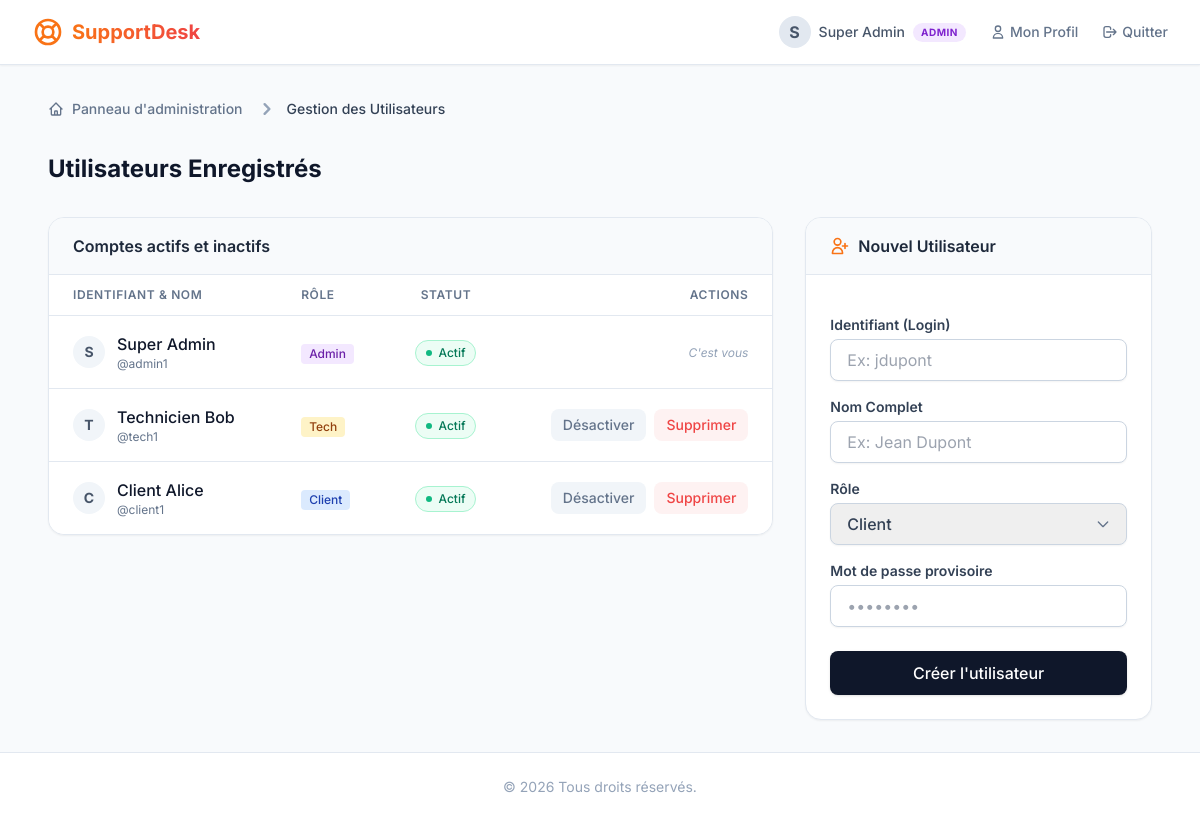
The app's page /utilisateurs.php (signed in) with its own data.
### tables this page shows
CREATE TABLE IF NOT EXISTS Utilisateurs (
    login VARCHAR(20) PRIMARY KEY,
    nom VARCHAR(50) NOT NULL,
    password VARCHAR(255) NOT NULL,  
    actif BOOLEAN DEFAULT TRUE,
    id_role INT,
    failed_login_attempts INT DEFAULT 0,
    lockout_time DATETIME NULL,
    FOREIGN KEY (id_role) REFERENCES Role(id_role)
);

### utilisateurs.php (the view, shortened to what this page needs)
<?php
require '../config.php';
$utilisateurs = $pdo->query("
    SELECT u.*, r.nom as role_nom
    FROM Utilisateurs u
    LEFT JOIN Role r ON u.id_role = r.id_role
    ORDER BY r.id_role DESC, u.nom ASC
")->fetchAll();
$roles = $pdo->query("SELECT * FROM Role ORDER BY id_role")->fetchAll();
require '../includes/header.php';
?>
<div class="max-w-7xl mx-auto space-y-8 pl-4 pr-4">
    <nav class="flex mb-2" aria-label="Breadcrumb">
        <ol class="inline-flex items-center space-x-1 md:space-x-3">
            <li class="inline-flex items-center">
                <a href="index.php" class="inline-flex items-center text-sm font-medium text-slate-500 hover:text-orange-600">
                    <svg class="w-4 h-4 mr-2" fill="none" stroke="currentColor" viewBox="0 0 24 24"><path stroke-linecap="round" stroke-linejoin="round" stroke-width="2" d="M3 12l2-2m0 0l7-7 7 7M5 10v10a1 1 0 001 1h3m10-11l2 2m-2-2v10a1 1 0 01-1 1h-3m-6 0a1 1 0 001-1v-4a1 1 0 011-1h2a1 1 0 011 1v4a1 1 0 001 1m-6 0h6"></path></svg>
                    Panneau d'administration
                </a>
            </li>
            <li aria-current="page">
                <div class="flex items-center">
                    <svg class="w-6 h-6 text-slate-400" fill="currentColor" viewBox="0 0 20 20"><path fill-rule="evenodd" d="M7.293 14.707a1 1 0 010-1.414L10.586 10 7.293 6.707a1 1 0 011.414-1.414l4 4a1 1 0 010 1.414l-4 4a1 1 0 01-1.414 0z" clip-rule="evenodd"></path></svg>
                    <span class="ml-1 text-sm font-medium text-slate-700 md:ml-2">Gestion des Utilisateurs</span>
                </div>
            </li>
        </ol>
    </nav>
    <div class="flex justify-between items-center">
        <h1 class="text-2xl font-bold text-slate-900">Utilisateurs Enregistrés</h1>
    </div>
    <div class="grid grid-cols-1 lg:grid-cols-3 gap-8">
        <div class="lg:col-span-2">
            <div class="bg-white rounded-2xl shadow-sm border border-slate-200 overflow-hidden">
                <div class="px-6 py-4 border-b border-slate-200 bg-slate-50 flex justify-between items-center">
                    <h2 class="font-semibold text-slate-800">Comptes actifs et inactifs</h2>
                </div>
                <div class="overflow-x-auto">
                    <table class="min-w-full divide-y divide-slate-200">
                        <thead class="bg-white">
                            <tr>
                                <th class="px-6 py-3 text-left text-xs font-semibold text-slate-500 uppercase tracking-wider">Identifiant & Nom</th>
                                <th class="px-6 py-3 text-left text-xs font-semibold text-slate-500 uppercase tracking-wider">Rôle</th>
                                <th class="px-6 py-3 text-center text-xs font-semibold text-slate-500 uppercase tracking-wider">Statut</th>
                                <th class="px-6 py-3 text-right text-xs font-semibold text-slate-500 uppercase tracking-wider">Actions</th>
                            </tr>
                        </thead>
                        <tbody class="divide-y divide-slate-200 bg-white">
                            <?php foreach ($utilisateurs as $u): ?>
                                <tr class="hover:bg-slate-50 transition-colors">
                                    <td class="px-6 py-4 whitespace-nowrap">
                                        <div class="flex items-center">
                                            <div class="w-8 h-8 rounded-full flex items-center justify-center text-sm font-bold shrink-0 mr-3 <?php echo $u['actif'] ? 'bg-slate-100 text-slate-600' : 'bg-red-50 text-red-400'; ?>">
                                                <?php echo strtoupper(substr($u['nom'], 0, 1) ?: substr($u['login'], 0, 1)); ?>
                                            </div>
                                            <div>
                                                <div class="font-medium text-slate-900 <?php echo !$u['actif'] ? 'text-slate-400 line-through' : ''; ?>"><?php echo htmlspecialchars($u['nom']); ?></div>
                                                <div class="text-xs text-slate-500">@<?php echo htmlspecialchars($u['login']); ?></div>
                                            </div>
                                        </div>
                                    </td>
                                    <td class="px-6 py-4 whitespace-nowrap">
                                        <?php if($u['id_role'] == 1): ?>
                                            <span class="inline-flex items-center px-2 py-0.5 rounded text-xs font-medium bg-blue-100 text-blue-800">Client</span>
                                        <?php elseif($u['id_role'] == 2): ?>
                                            <span class="inline-flex items-center px-2 py-0.5 rounded text-xs font-medium bg-amber-100 text-amber-800">Tech</span>
                                        <?php else: ?>
                                            <span class="inline-flex items-center px-2 py-0.5 rounded text-xs font-medium bg-purple-100 text-purple-800">Admin</span>
                                        <?php endif; ?>
                                    </td>
                                    <td class="px-6 py-4 whitespace-nowrap text-center">
                                        <?php if ($u['lockout_time'] && strtotime($u['lockout_time']) > time()): ?>
                                            <span class="inline-flex items-center px-2.5 py-1 rounded-full text-xs font-medium bg-orange-50 text-orange-700 border border-orange-200" title="Banni jusqu'à <?php echo date('H:i', strtotime($u['lockout_time'])); ?>">
                                                <span class="w-1.5 h-1.5 bg-orange-500 rounded-full mr-1.5"></span> Banni
                                            </span>
                                        <?php elseif ($u['actif']): ?>
                                            <span class="inline-flex items-center px-2.5 py-1 rounded-full text-xs font-medium bg-emerald-50 text-emerald-700 border border-emerald-200">
                                                <span class="w-1.5 h-1.5 bg-emerald-500 rounded-full mr-1.5"></span> Actif
                                            </span>
                                        <?php else: ?>
                                            <span class="inline-flex items-center px-2.5 py-1 rounded-full text-xs font-medium bg-red-50 text-red-700 border border-red-200">
                                                <span class="w-1.5 h-1.5 bg-red-500 rounded-full mr-1.5"></span> Inactif
                                            </span>
                                        <?php endif; ?>
                                    </td>
                                    <td class="px-6 py-4 whitespace-nowrap text-right text-sm">
                                        <?php if ($u['login'] !== $_SESSION['login']): ?>
                                            <div class="flex items-center justify-end space-x-2">
                                                <form action="" method="POST" class="inline-block">
                                                    <button type="submit" class="text-slate-500 hover:text-slate-900 bg-slate-100 hover:bg-slate-200 px-3 py-1.5 rounded-lg transition-colors font-medium">
                                                        <?php echo $u['actif'] ? 'Désactiver' : 'Activer'; ?>
                                                    </button>
                                                </form>
                                                <form action="" method="POST" class="inline-block" onsubmit="return confirm('Êtes-vous sûr de vouloir supprimer définitivement cet utilisateur ? Ses tickets seront conservés (sans affectation).');">
                                                    <button type="submit" title="Supprimer l'utilisateur" class="text-red-500 hover:text-white bg-red-50 hover:bg-red-500 px-3 py-1.5 rounded-lg transition-colors font-medium">
                                                        Supprimer
                                                    </button>
                                                </form>
                                            </div>
                                        <?php else: ?>
                                            <span class="text-slate-400 italic text-xs">C'est vous</span>
                                        <?php endif; ?>
                                    </td>
                                </tr>
                            <?php endforeach; ?>
                        </tbody>
                    </table>
                </div>
            </div>
        </div>
        <div class="lg:col-span-1">
            <div class="bg-white rounded-2xl shadow-sm border border-slate-200 overflow-hidden sticky top-24">
                <div class="px-6 py-4 border-b border-slate-200 bg-slate-50">
                    <h2 class="font-semibold text-slate-800 flex items-center">
                        <svg class="w-5 h-5 mr-2 text-orange-500" fill="none" stroke="currentColor" viewBox="0 0 24 24"><path stroke-linecap="round" stroke-linejoin="round" stroke-width="2" d="M18 9v3m0 0v3m0-3h3m-3 0h-3m-2-5a4 4 0 11-8 0 4 4 0 018 0zM3 20a6 6 0 0112 0v1H3v-1z"></path></svg>
                        Nouvel Utilisateur
                    </h2>
                </div>
                <div class="p-6">
                    <form action="" method="POST" class="space-y-4">
                        <div>
                            <label for="login" class="block text-sm font-semibold text-slate-700 mb-1">Identifiant (Login)</label>
                            <input type="text" id="login" name="login" required maxlength="20"
                                   class="w-full px-4 py-2 border border-slate-300 rounded-lg focus:ring-2 focus:ring-orange-500 focus:border-orange-500 shadow-sm text-slate-700"
                                   placeholder="Ex: jdupont">
                        </div>
                        <div>
                            <label for="nom" class="block text-sm font-semibold text-slate-700 mb-1">Nom Complet</label>
                            <input type="text" id="nom" name="nom" required maxlength="50"
                                   class="w-full px-4 py-2 border border-slate-300 rounded-lg focus:ring-2 focus:ring-orange-500 focus:border-orange-500 shadow-sm text-slate-700"
                                   placeholder="Ex: Jean Dupont">
                        </div>
                        <div>
                            <label for="id_role" class="block text-sm font-semibold text-slate-700 mb-1">Rôle</label>
                            <div class="relative">
                                <select id="id_role" name="id_role" required
                                        class="w-full appearance-none px-4 py-2 border border-slate-300 rounded-lg focus:ring-2 focus:ring-orange-500 focus:border-orange-500 shadow-sm text-slate-700 font-medium">
                                    <?php foreach ($roles as $r): ?>
                                        <option value="<?php echo $r['id_role']; ?>"><?php echo htmlspecialchars($r['nom']); ?></option>
                                    <?php endforeach; ?>
                                </select>
                                <div class="pointer-events-none absolute inset-y-0 right-0 flex items-center px-4 text-slate-500">
                                </div>
                            </div>
                        </div>
                        <div>
                            <label for="password" class="block text-sm font-semibold text-slate-700 mb-1">Mot de passe provisoire</label>
                            <input type="password" id="password" name="password" required minlength="6"
                                   class="w-full px-4 py-2 border border-slate-300 rounded-lg focus:ring-2 focus:ring-orange-500 focus:border-orange-500 shadow-sm text-slate-700"
                                   placeholder="••••••••">
                        </div>
                        <div class="pt-2">
                            <button type="submit" class="w-full bg-slate-900 text-white px-4 py-2.5 rounded-lg font-medium shadow hover:bg-slate-800 transition-colors focus:ring-4 focus:ring-slate-200">
                                Créer l'utilisateur
                            </button>
                        </div>
                    </form>
                </div>
            </div>
        </div>
    </div>
</div>
<?php require '../includes/footer.php'; ?>

### header.php (shortened to what this page needs)
<!DOCTYPE html>
<html lang="fr">
<head>
    <script src="https://cdn.tailwindcss.com"></script>
</head>
<body class="text-slate-800 antialiased min-h-screen flex flex-col">
    <nav class="bg-white shadow-sm border-b border-slate-200 sticky top-0 z-10">
        <div class="max-w-7xl mx-auto px-4 sm:px-6 lg:px-8">
            <div class="flex justify-between h-16">
                <div class="flex items-center">
                    <span class="text-xl font-bold bg-clip-text text-transparent bg-gradient-to-r from-orange-500 to-red-500">SupportDesk</span>
                </div>
                <div class="flex items-center space-x-6">
                    <div class="flex items-center">
                        <div class="w-8 h-8 rounded-full bg-slate-200 flex items-center justify-center text-slate-600 font-bold mr-2">
                            <?php echo strtoupper(substr($_SESSION['nom'] ?? 'U', 0, 1)); ?>
                        </div>
                        <span class="text-sm font-medium text-slate-600 hidden sm:block"><?php echo htmlspecialchars($_SESSION['nom'] ?? $_SESSION['login']); ?></span>
                        <span class="ml-2 px-2 py-0.5 text-[10px] uppercase font-bold tracking-wider rounded-full <?php
                            if($_SESSION['id_role'] == 1) echo 'bg-blue-100 text-blue-700';
                            elseif($_SESSION['id_role'] == 2) echo 'bg-amber-100 text-amber-700';
                            else echo 'bg-purple-100 text-purple-700';
                        ?>">
                            <?php
                                if($_SESSION['id_role'] == 1) echo 'Client';
                                elseif($_SESSION['id_role'] == 2) echo 'Technicien';
                                else echo 'Admin';
                            ?>
                        </span>
                    </div>
                    <a href="/helpdesk/profil.php" class="mr-4 text-sm font-medium text-slate-500 hover:text-orange-500 transition-colors flex items-center">
                        <svg class="w-4 h-4 mr-1" fill="none" stroke="currentColor" viewBox="0 0 24 24"><path stroke-linecap="round" stroke-linejoin="round" stroke-width="2" d="M16 7a4 4 0 11-8 0 4 4 0 018 0zM12 14a7 7 0 00-7 7h14a7 7 0 00-7-7z"></path></svg>
                        <span class="hidden sm:inline">Mon Profil</span>
                    </a>
                    <a href="/helpdesk/logout.php" class="text-sm font-medium text-slate-500 hover:text-red-500 transition-colors flex items-center">
                        <svg class="w-4 h-4 mr-1" fill="none" stroke="currentColor" viewBox="0 0 24 24"><path stroke-linecap="round" stroke-linejoin="round" stroke-width="2" d="M17 16l4-4m0 0l-4-4m4 4H7m6 4v1a3 3 0 01-3 3H6a3 3 0 01-3-3V7a3 3 0 013-3h4a3 3 0 013 3v1"></path></svg>
                        <span class="hidden sm:inline">Quitter</span>
                    </a>
                </div>
            </div>
        </div>
    </nav>
    <main class="flex-grow max-w-7xl mx-auto px-4 sm:px-6 lg:px-8 py-8 w-full">

### footer.php
    </main>
    <footer class="bg-white border-t border-slate-200 mt-auto">
        <div class="max-w-7xl mx-auto py-6 px-4 flex flex-col items-center text-center">
            <p class="text-sm text-slate-400">© <?php echo date('Y'); ?> Tous droits réservés.</p>
        </div>
    </footer>
</body>
</html>

### header.php (style rules this page uses)
body { font-family: 'Inter', sans-serif; background-color: #f8fafc; }

### records on screen
utilisateurs: nom "S", nom "Super Admin", login "admin1", actif 1 (drawn), shows "C'est vous"
utilisateurs: nom "T", nom "Technicien Bob", login "tech1", actif 1 (drawn)
utilisateurs: nom "C", nom "Client Alice", login "client1", actif 1 (drawn)

### other values on screen
substr($_SESSION['nom'] ?? 'U', 0, 1) "S"
$_SESSION['nom'] "Super Admin"
form field id_role "Client"
